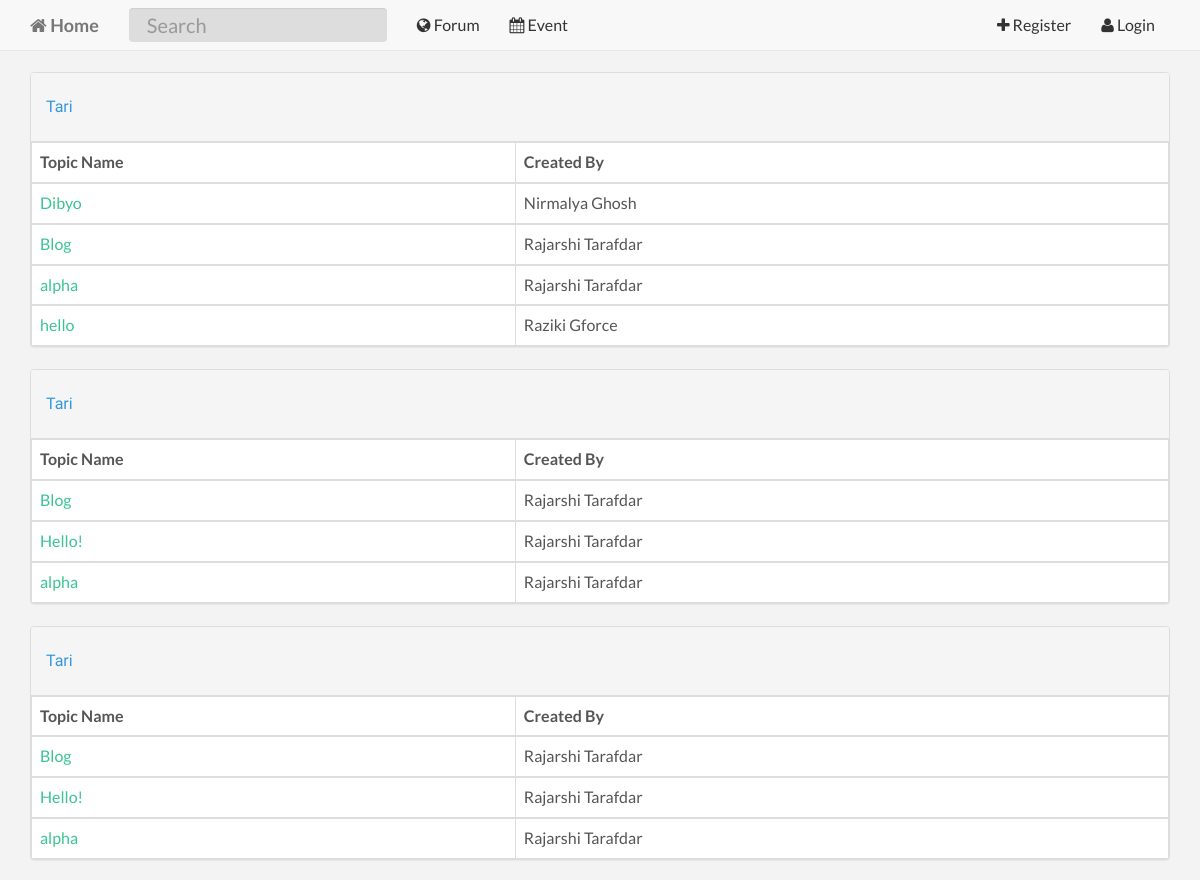
/forum.php, run on the app's committed database.
### tables this page shows
CREATE TABLE `forum_topic` (
  `forum_topic_id` int(11) NOT NULL,
  `forum_topic_name` text NOT NULL,
  `forum_topic_created_by` varchar(255) NOT NULL,
  `forum_topic_time` timestamp NOT NULL DEFAULT CURRENT_TIMESTAMP,
  `forum_topic_body` text NOT NULL,
  `forum_topic_views` int(11) NOT NULL,
  `forum_topic_replies` int(11) NOT NULL,
  `forum_topic_kategori` varchar(255) NOT NULL,
  `forum_topic_image` varchar(255) NOT NULL
);

CREATE TABLE `user` (
  `user_id` int(11) NOT NULL,
  `user_email` varchar(255) NOT NULL,
  `user_password` varchar(255) NOT NULL,
  `user_firstname` text NOT NULL,
  `user_lastname` text NOT NULL,
  `user_avatar` varchar(255) NOT NULL,
  `user_shortbio` text,
  `user_username` varchar(255) NOT NULL,
  `user_longbio` text,
  `user_website` varchar(255) DEFAULT NULL,
  `user_dob` date DEFAULT NULL,
  `user_profession` text,
  `user_gender` varchar(255) DEFAULT NULL,
  `user_address` text,
  `user_backgroundpicture` varchar(255) NOT NULL,
  `user_joindate` date NOT NULL,
  `user_country` varchar(255) DEFAULT NULL
);

### controllers/table/forum-table.php (the view)
    <div class="container">
<?php
        for($kategori_id=1;$kategori_id<=3;$kategori_id++){
            $sql = "SELECT * FROM forum_topic where forum_topic_kategori LIKE '%$kategori_id%' ORDER BY forum_topic_time";
            $result = mysqli_query($database,$sql);
            $rws_count = mysqli_num_rows($result);
?>
                <div class="panel panel-default">
                    <div class="panel-heading">
                        <h3 class="panel-title">Tari </h3>
                    </div>
<?php
                if($rws_count == 0){
?>
                    <h4 class="text-center">No Topics Yet</h4>
                </div>
<?php
                }
                else{
?>
                    <table class="table table-bordered">
                        <thead>
                            <tr>
                                <th>Topic Name</th>
                                <th>Created By</th>
                            </tr>
                        </thead>
<?php
                    while($rws = mysqli_fetch_array($result)){
                        $temp_user_username = $rws['forum_topic_created_by'];
                        $sql_search_username = "SELECT * FROM user WHERE user_username = '$temp_user_username'";
                        $result_search_username = mysqli_query($database,$sql_search_username) or die(mysqli_error($database));
                        $rws_search_username = mysqli_fetch_array($result_search_username);
?>
                        <tbody>
                            <tr>
                                <td><a href="forum-topic.php?forum_topic_id=<?php echo $rws['forum_topic_id'];?>"><?php echo $rws['forum_topic_name'];?></a></td>
                                <td><?php echo $rws_search_username['user_firstname'];?> <?php echo $rws_search_username['user_lastname'];?></td>
                            </tr>
                        </tbody>
<?php
                    }
?>
                    </table>
                </div>
<?php
                }
        }
?>
    </div>

### assets/css/base/main.css (style rules this page uses)
h1, h2, h3, h4, h5, h6 { font-family: "Raleway"; font-weight: 300; color: #3498db; }
h3 { font-weight: 400; }
a { color: #3bc492; -webkit-transition: color 0.1s ease-in, background 0.1s ease-in; -moz-transition: color 0.1s ease-in, background 0.1s ease-in; -ms-transition: color 0.1s ease-in, background 0.1s ease-in; -o-transition: color 0.1s ease-in, background 0.1s ease-in; transition: color 0.1s ease-in, background 0.1s ease-in; }
a:before, a:after { -webkit-transition: color 0.1s ease-in, background 0.1s ease-in; -moz-transition: color 0.1s ease-in, background 0.1s ease-in; -ms-transition: color 0.1s ease-in, background 0.1s ease-in; -o-transition: color 0.1s ease-in, background 0.1s ease-in; transition: color 0.1s ease-in, background 0.1s ease-in; }
h3 { text-align: left; line-height: 300%; }
.panel-default { margin-top: 22px; }

### data on the page
forum_topic: forum_topic_name "Dibyo", user.user_firstname "Nirmalya", user.user_lastname "Ghosh"
forum_topic: forum_topic_name "Blog", user.user_firstname "Rajarshi", user.user_lastname "Tarafdar"
forum_topic: forum_topic_name "alpha", user.user_firstname "Rajarshi", user.user_lastname "Tarafdar"
forum_topic: forum_topic_name "hello", user.user_firstname "Raziki", user.user_lastname "Gforce"
forum_topic: forum_topic_name "Hello!", user.user_firstname "Rajarshi", user.user_lastname "Tarafdar"
